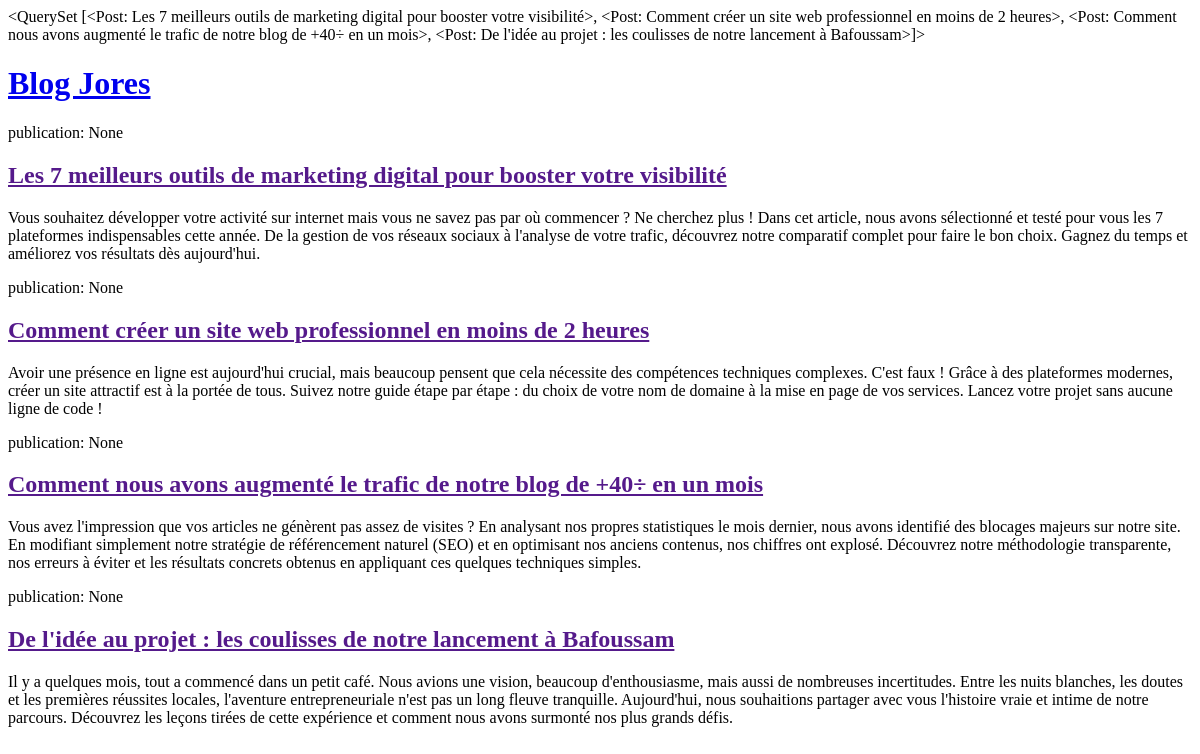
Before: / with the older database file.
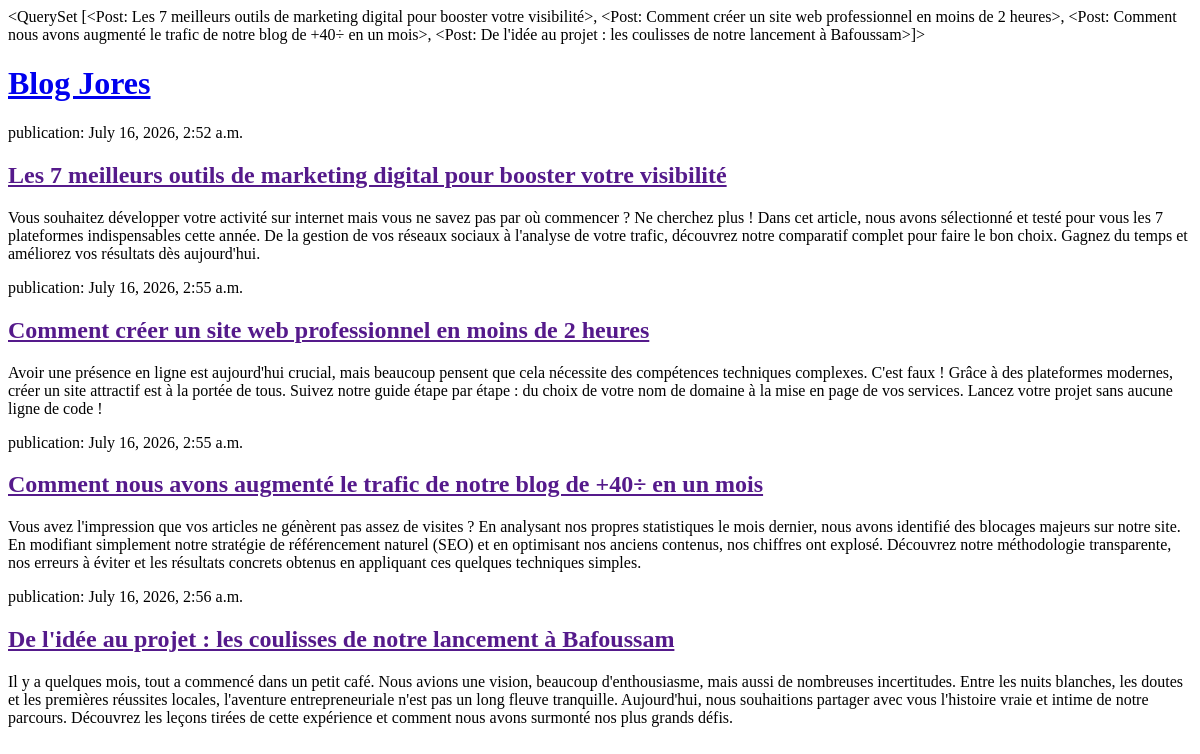
After: the same page with the newer database file.
### blog/models.py (models this page shows, shortened)
class Post(models.Model):
    author = models.ForeignKey(settings.AUTH_USER_MODEL, on_delete=models.CASCADE)
    title = models.CharField(max_length=200)
    text = models.TextField()
    created_date = models.DateTimeField(default=timezone.now)
    published_date = models.DateTimeField(blank=True,null=True)
    class Meta:
        verbose_name = "Post"
        verbose_name_plural = "Posts"
    def __str__(self):
        return self.title

### blog/views.py (the view)
# urls.py: path('', views.post_list, name='post_list'),
def post_list(request):
    posts = Post.objects.order_by('created_date')
    return render(request, 'blog/post_list.html',{'posts':posts})

### blog/templates/blog/post_list.html (shortened to what this page needs)
<!DOCTYPE html>
<html>
    <head>
    </head>
    <body>
        <header>
            <h1><a href="/">Blog Jores</a></h1>
        </header>
        {% for post in posts %}
            <article>
                <time>publication: {{post.published_date}}</time>
                <h2><a href="">{{post.title}}</a></h2>
                <p>{{post.text}} </p>
            </article>
        {% endfor %}
    </body>
</html>

Changed rows visible on the page:
changed Post "Les 7 meilleurs outils de marketing digital pour booster votre visibilité": published_date "None" → "July 16, 2026, 2:52 a.m."
changed Post "Comment créer un site web professionnel en moins de 2 heures": published_date "None" → "July 16, 2026, 2:55 a.m."
changed Post "Comment nous avons augmenté le trafic de notre blog de +40÷ en un mois": published_date "None" → "July 16, 2026, 2:55 a.m."
changed Post "De l'idée au projet : les coulisses de notre lancement à Bafoussam": published_date "None" → "July 16, 2026, 2:56 a.m."
